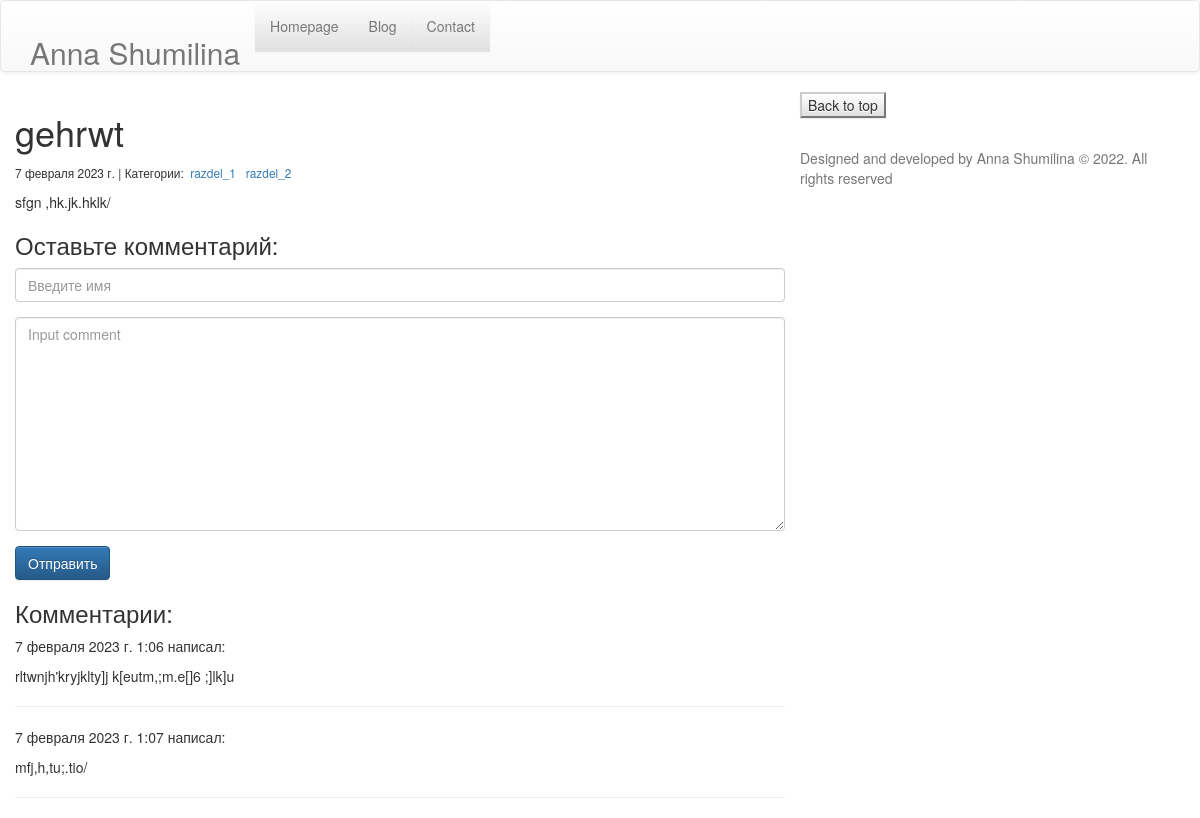
Page /blog/1/ on the committed database.
### blog/models.py (models this page shows, shortened)
class Post(models.Model):
    title = models.CharField(max_length=30)
    body = models.TextField()
    created_on = models.DateTimeField(auto_now_add=True)
    lust_modified = models.DateTimeField(auto_now_add=True)
    categories = models.ManyToManyField('Category', related_name='posts')
    class Meta:
        verbose_name = "Post"
        verbose_name_plural = "Posts"
        ordering = ("title",)

class Category(models.Model):
    name = models.CharField("name", max_length=30)
    class Meta:
        verbose_name = "Category"
        verbose_name_plural = "Categories"
        ordering = ("name",)

class Comment(models.Model):
    author = models.CharField(max_length=30)
    body = models.TextField()
    created_on = models.DateTimeField(auto_now_add=True)
    post = models.ForeignKey('Post', on_delete=models.CASCADE)
    class Meta:
        verbose_name = "Comment"
        verbose_name_plural = "Comments"
        ordering = ("created_on",)

### blog/views.py (the view, shortened to what this page needs)
# urls.py: path("<int:pk>/", views.blog_detail, name='blog_detail'),
def blog_detail(request, pk):
    odin_post = Post.objects.get(pk=pk)
    form = CommentForm()
    comments = Comment.objects.filter(post=odin_post)
    context = {
        'odin_post': odin_post,
        'comments': comments,
        'form': form
    }  # закидываем в переменную словарь
    return render(request, 'blog_detail.html', context)

### blog/forms.py
class CommentForm(forms.Form):
    author = forms.CharField(
        max_length=60,
        widget=forms.TextInput(attrs={
            'class': 'form-control',
            'placeholder': 'Введите имя'
        }),
    )
    body = forms.CharField(
        widget=forms.Textarea(attrs={
            'class': 'form-control',
            'placeholder': 'Input comment'
        })
    )

### blog/templates/blog_detail.html (shortened to what this page needs)
{% extends "base.html" %}
{% block page_content %}
<div class="col-md-8 offset-md-2">
    <h1>{{ odin_post.title }}</h1>
    <small>
        {{ odin_post.created_on.date }} | Категории:&nbsp;
        {% for category in odin_post.categories.all %}
        <a href="{% url 'blog_category' category.name%}">
            {{ category.name }}
        </a>&nbsp;
        {% endfor %}
    </small>
    <p>{{ odin_post.body | linebreaks }}</p>
    <h3>Оставьте комментарий:</h3>
    <form action="/blog/{{odin_post.pk}}/" method="post">
        <div class="form-group">
            {{ form.author }}
        </div>
        <div class="form-group">
            {{ form.body }}
        </div>
        <button type="submit" class="btn btn-primary">Отправить</button>
    </form>
    <h3>Комментарии:</h3>
    {% for comment in comments %}
    <p>
        {{comment.created_on.date }}
        {{comment.created_on.time }}
        <b>{{ comment.autor }}</b> написал:
    </p>
    <p>{{ comment.body }}</p>
    <hr>
    {% endfor %}
</div>
{% endblock %}

### rows in the picture
Post: title "gehrwt", created_on "7 февраля 2023 г.", body "sfgn ,hk.jk.hklk/"
Category: name "razdel_1"
Category: name "razdel_2"
Comment: created_on "7 февраля 2023 г.", created_on.time "1:06", body "rltwnjh'kryjklty]j k[eutm,;m.e[]6 ;]lk]u"
Comment: created_on "7 февраля 2023 г.", created_on.time "1:07", body "mfj,h,tu;.tio/"
